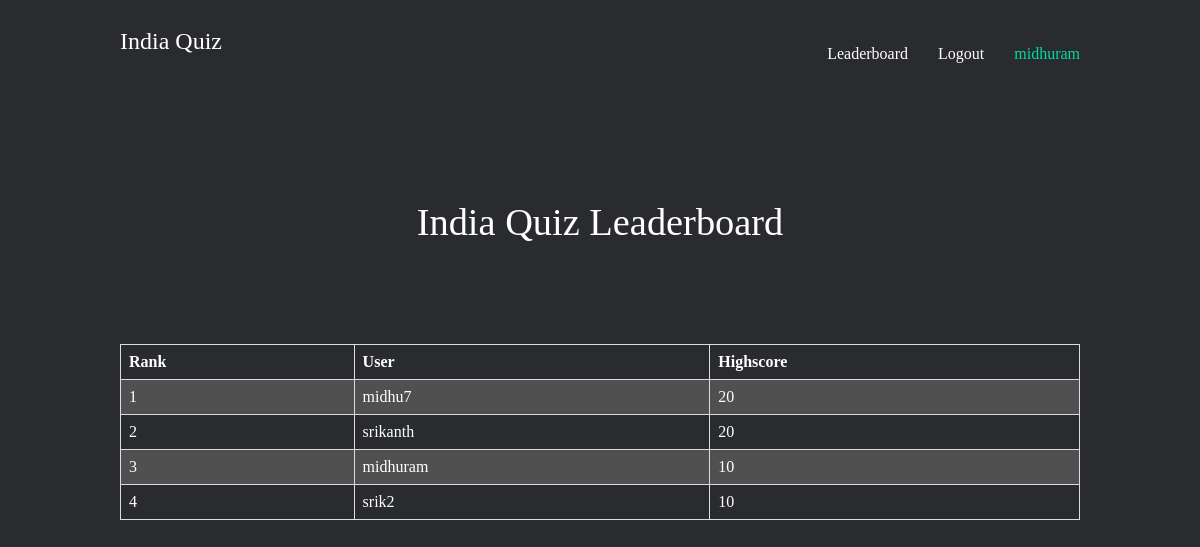
The app's page /quiz/leaderboard (signed in) with its own data.
### quiz/models.py (models this page shows, shortened)
class Highscore(models.Model):
    user = models.ForeignKey(User, on_delete=models.SET_NULL, null=True)
    highscore = models.IntegerField(default = 0)
    class Meta:
        ordering = ['-highscore']

### quiz/views.py (the view)
# urls.py: path('leaderboard',views.leaderboard, name = 'leaderboard'),
def leaderboard(request):
    data = Highscore.objects.all()
    return render(request, 'quiz/leaderboard.html',{'data':data})

### quiz/templates/quiz/leaderboard.html
{% extends 'base_layout.html' %}
{% block content %}
<h1>India Quiz Leaderboard</h1>
<table class="css-serial">
    <tr>
        <th>Rank</th>
        <th>User</th>
        <th>Highscore</th>
    </tr>
{% for topscore in data %}
    <tr>
        <td></td>
        <td>{{topscore.user.username}}</td>
        <td>{{topscore.highscore}}</td>
    </tr>
{% endfor %}
</table>
{% endblock %}

### templates/base_layout.html (shortened to what this page needs)
{% load static %}
<!DOCTYPE html>
<html lang="en">
<head>
    <link rel="stylesheet" href="{% static 'styles.css' %}">
</head>
<body>
    <header class="wrapper">
        <h2><a href="{% url 'home' %}">India Quiz</a></h2>
        <nav>
            <ul>
                <li><a href="{% url 'quiz:leaderboard' %}">Leaderboard</a></li>
                {% if user.is_authenticated %}
                <li>
                    <form action="{% url 'accounts:logout' %}" method="post">
                        <button type="submit">Logout</button>
                    </form>
                </li>
                <li id = "user">{{user}}</li>
                {% else %}
                <li><a href="{% url 'accounts:login' %}">Login</a></li>
                <li><a href="{% url 'accounts:signup' %}">Sign Up</a></li>
                {% endif %}
            </ul>
        </nav>
    </header>
    <div class="wrapper">
        {% block content %}
        {% endblock %}
    </div>
</body>
</html>

### assets/styles.css (style rules this page uses)
body { background-color: #2a2b2e; color: #fff; }
body * { font-family: Ubuntu; }
h1, h2, h3, h4, h5 { font-weight: normal; margin: 0; }
a, a:hover, a:visited { color: #fff; text-decoration: none; }
.wrapper { max-width: 960px; margin: 0 auto; }
div.wrapper > h1 { text-align: center; margin: 100px auto; font-size: 2.4em }
header { display: grid; grid-template-columns: 1fr 1fr; padding: 20px 0; }
nav { justify-self: end; }
nav li { display: inline-block; list-style-type: none; margin-left: 20px; }
nav button { background: none; color: #fff; cursor: pointer; border: 0; font-size: 16px; }
#user { color: #00dba0; }
table { font-family: arial, sans-serif; border-collapse: collapse; width: 100%; }
td, th { border: 1px solid #dddddd; text-align: left; padding: 8px; }
tr:nth-child(even) { background-color: #505050; }
.css-serial { counter-reset: serial-number; }
.css-serial td:first-child:before { counter-increment: serial-number; content: counter(serial-number); }

### records on screen
Highscore: user.username "midhu7", highscore "20"
Highscore: user.username "srikanth", highscore "20"
Highscore: user.username "midhuram", highscore "10"
Highscore: user.username "srik2", highscore "10"

### other values on screen
{{ user }} "midhuram"
